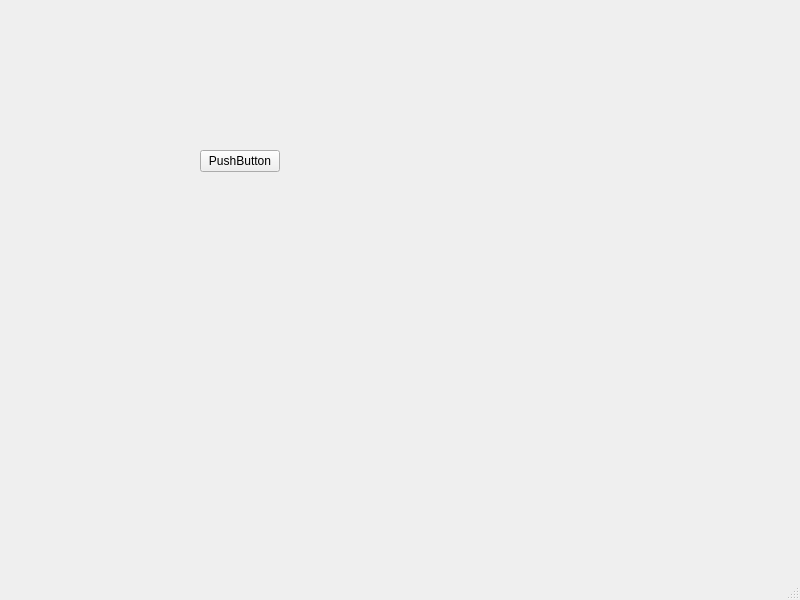
<?xml version="1.0" encoding="UTF-8"?>
<ui version="4.0">
 <class>MainWindow</class>
 <widget class="QMainWindow" name="MainWindow">
  <property name="geometry">
   <rect>
    <x>0</x>
    <y>0</y>
    <width>800</width>
    <height>600</height>
   </rect>
  </property>
  <property name="windowTitle">
   <string>MainWindow</string>
  </property>
  <widget class="QWidget" name="centralwidget">
   <widget class="QPushButton" name="pushButton">
    <property name="geometry">
     <rect>
      <x>200</x>
      <y>150</y>
      <width>80</width>
      <height>22</height>
     </rect>
    </property>
    <property name="text">
     <string>PushButton</string>
    </property>
   </widget>
  </widget>
  <widget class="QMenuBar" name="menubar">
   <property name="geometry">
    <rect>
     <x>0</x>
     <y>0</y>
     <width>800</width>
     <height>21</height>
    </rect>
   </property>
  </widget>
  <widget class="QStatusBar" name="statusbar"/>
 </widget>
 <resources/>
 <connections/>
</ui>
